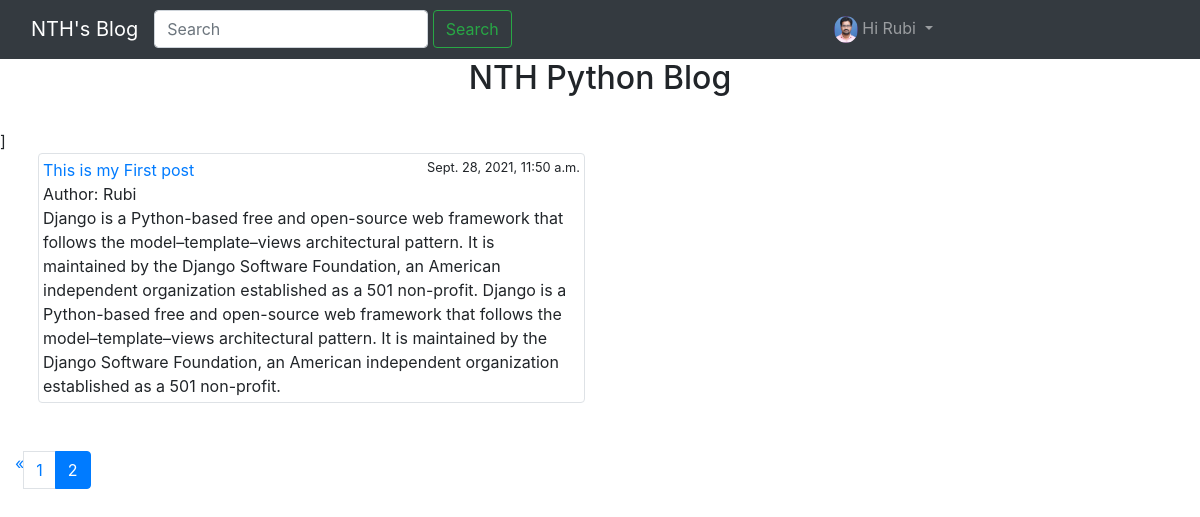
The app's page /post_list/?page=2 (signed in) with its own data.
### Blogproject/models.py (models this page shows, shortened)
class Profile(models.Model):
    user = models.OneToOneField(User , on_delete=models.CASCADE)
    dob = models.DateField(null=True, blank=True)
    phote = models.ImageField(null=True, blank=True, upload_to='myimages')

class Post(models.Model):
    STATUS_CHOICES = (
        ('draft', 'draft'),
        ('published', 'published')
    )
    title = models.CharField(max_length=50)
    slug = models.CharField(max_length=50)
    author = models.ForeignKey(User, on_delete=models.CASCADE)
    body = models.TextField()
    likes = models.ManyToManyField(User, blank=True, related_name='likes')
    created = models.DateTimeField(auto_now_add=True)
    updated = models.DateTimeField(auto_now=True)
    status = models.CharField(max_length=20, choices=STATUS_CHOICES, default='draft')
    favourite = models.ManyToManyField(User, related_name='favourite', blank=True)
    restrict_comment = models.BooleanField(default=False)

### Blogproject/views.py (the view)
# urls.py: url(r'^post_list/',views.post_list,name='post_list'),
@login_required(login_url='login')
def post_list(request):
    posts_list = Post.objects.all().order_by('-id')
    query = request.GET.get('q')
    if query:
        posts_list = Post.objects.filter(
            Q(title__icontains=query) |
            Q(author__username=query) |
            Q(body__icontains=query))
    paginator = Paginator(posts_list, 4)
    page = request.GET.get('page')
    try:
        posts = paginator.page(page)
    except PageNotAnInteger:
        posts = paginator.page(1)
    except EmptyPage:
        posts = paginator.page(paginator.num_pages)
    if page is None:
        start_index = 0
        end_index = 7
    else:
        (start_index, end_index) = proper_pagination(posts, index=4)
    page_range = list(paginator.page_range)[start_index:end_index]
    return render(request, 'post_list.html', {'posts': posts, 'page_range': page_range})

### Blogproject/views.py (called while the page is built)
def proper_pagination(posts, index):
    start_index = 0
    end_index = 7
    if posts.number > index:
        start_index = posts.number - index
        end_index = start_index + end_index
    return (start_index, end_index)

### templates/post_list.html (shortened to what this page needs)
{% extends 'base.html' %}
{% block content %}
{% include 'alerts.html' %}
<br>
<title>{% block title %}Welcome to {{ block.super }}{% endblock %}</title>]
<div class="container-fluid">
    <div class="row ml-2 mr-2" >
        {% for post in posts %}
            <div class="col-md-6">
                <div class="img-thumbnail">
                    <a href="{% url 'post_detail' post.id post.slug %}">{{ post.title }}</a><small style="float: right">{{ post.created }}</small>  <br>
                    Author: {{ post.author }}<br>
                    {{ post.body }}
                </div>
                <br>
            </div>
        {% empty %}
        <div>
            <h2>No Post Is available for search query {{ request.GET.q }}</h2>
        </div>
        {% endfor %}
</div>
<br>
        <ul class="pagination">
            {% if posts.has_previous %}
                <li class="page-item">
                    <a href="?page={{ posts.previous_page_number }}">&laquo;</a>
                </li>
            {% endif %}
            {% for p in page_range %}
                {% if posts.number == p %}
                    <li class="page-item active">
                        <a href="?page={{ p }}" class="page-link">{{ p }}</a>
                    </li>
                {% else %}
                    <li class="page-item">
                        <a href="?page={{ p }}" class="page-link">{{ p }}</a>
                    </li>
                {% endif %}
            {% endfor %}
        </ul>
</div>
{% endblock %}

### templates/navbar.html (shortened to what this page needs)
{% load static %}
<!DOCTYPE html>
<html lang="en">
<head>
</head>
<body>
{% block content %}
<nav class="navbar navbar-expand-lg navbar-dark bg-dark">
  <div class="container-fluid">
    <a class="navbar-brand" href="{% url 'post_list' %}">NTH's Blog</a>
    <div class="collapse navbar-collapse" id="navbarSupportedContent">
     <ul class="navbar-nav mr-auto">
          <form class="d-flex" action="{% url 'post_list' %}">
          <input class="form-control me-2" type="search" placeholder="Search" aria-label="Search" name="q">&nbsp;
          <button class="btn btn-outline-success" type="submit">Search</button>
        </form>
      </ul>
    </div>
  </div>
    <ul class="navbar-nav">
          {% if request.user.is_authenticated %}
        <li class="nav-item dropdown">
          <a class="nav-link dropdown-toggle" href="#" id="navbarDropdown" role="button" data-toggle="dropdown" aria-expanded="false">
           {% if request.user.profile.phote %}
               <img src="{{ request.user.profile.phote.url }}" alt="narayana image" style="height: 7%; width: 7%; border-radius: 50%">
           {% else %}
               <img src="{% static 'myimages/user.jpg' %}" alt="navbar-img" style="height: 10%; width: 10%; border-radius: 50%;">
           {% endif %}
          <span> Hi {{ request.user }}</span>
          </a>
        </li>
          {% endif %}
    </ul>
</nav>
{% endblock %}
</body>
</html>

### records on screen
Post: title "This is my First post", created "Sept. 28, 2021, 11:50 a.m.", author "Rubi", body "Django is a Python-based free and open-source web framework that follows the model–template–views architectural pattern. It is maintained by the Django Software Foundation, an American independent organization established as a 501 non-profit. Django is a Python-based free and open-source web framework that follows the model–template–views architectural pattern. It is maintained by the Django Software Foundation, an American independent organization established as a 501 non-profit."

### other values on screen
{{ request.user }} "Rubi"
{{ p }} "1"
{{ p }} "2"
